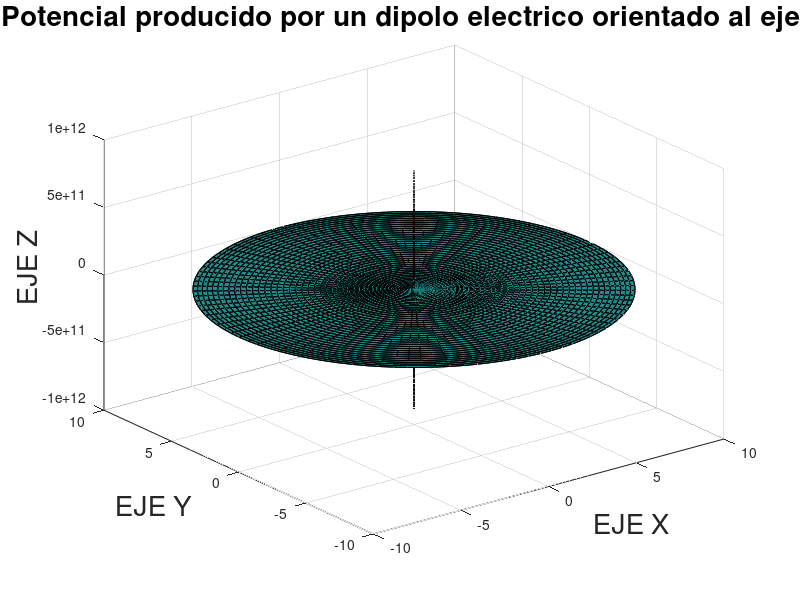

Write MATLAB code to recreate this figure.
clearvars
P = 1
E0 = 8.854187817*10^(-12)

R=linspace(-10, 10);
Phi=linspace(0,pi);
Theta=linspace(0,2*pi);
[Phi,Theta]=meshgrid(Phi,Theta);
R = meshgrid(R)
[X,Y,Z]=sph2cart(Theta,Phi,R);
f = @(r, theta, phi) ((P.*cos(Theta))./(4.*pi.*E0.*R.^2));
% Z=R*sin(Phi);
% X=R*cos(Phi).*cos(Theta);
% Y=R*cos(Phi).*sin(Theta);
surf(X, Y, f(R, Theta, Phi));
fontSize = 20
title('Potencial producido por un dipolo electrico orientado al eje Z', "FontSize",fontSize)
xlabel('EJE X', "FontSize",fontSize) 
ylabel('EJE Y', "FontSize",fontSize) 
zlabel('EJE Z', "FontSize",fontSize) 